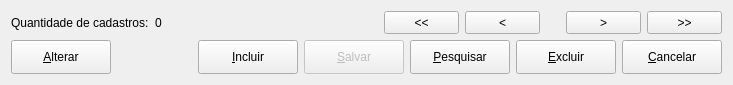
<?xml version="1.0" encoding="UTF-8"?>
<ui version="4.0">
 <class>Form</class>
 <widget class="QWidget" name="Form">
  <property name="geometry">
   <rect>
    <x>0</x>
    <y>0</y>
    <width>733</width>
    <height>85</height>
   </rect>
  </property>
  <property name="windowTitle">
   <string>Form</string>
  </property>
  <layout class="QVBoxLayout" name="verticalLayout_2">
   <item>
    <layout class="QVBoxLayout" name="verticalLayout">
     <item>
      <layout class="QHBoxLayout" name="horizontalLayout_7">
       <item>
        <layout class="QHBoxLayout" name="horizontalLayout_5">
         <item>
          <widget class="QLabel" name="label_3">
           <property name="text">
            <string>Quantidade de cadastros:</string>
           </property>
          </widget>
         </item>
         <item>
          <widget class="QLabel" name="lbl_total">
           <property name="text">
            <string>0</string>
           </property>
          </widget>
         </item>
        </layout>
       </item>
       <item>
        <spacer name="horizontalSpacer_4">
         <property name="orientation">
          <enum>Qt::Horizontal</enum>
         </property>
         <property name="sizeHint" stdset="0">
          <size>
           <width>178</width>
           <height>20</height>
          </size>
         </property>
        </spacer>
       </item>
       <item>
        <layout class="QHBoxLayout" name="horizontalLayout_8">
         <item>
          <widget class="QPushButton" name="bnt_back_full">
           <property name="minimumSize">
            <size>
             <width>75</width>
             <height>23</height>
            </size>
           </property>
           <property name="maximumSize">
            <size>
             <width>75</width>
             <height>23</height>
            </size>
           </property>
           <property name="toolTip">
            <string>&lt;html&gt;&lt;head/&gt;&lt;body&gt;&lt;p&gt;Ir para o primeiro...&lt;/p&gt;&lt;/body&gt;&lt;/html&gt;</string>
           </property>
           <property name="text">
            <string>&lt;&lt;</string>
           </property>
           <property name="autoDefault">
            <bool>false</bool>
           </property>
          </widget>
         </item>
         <item>
          <widget class="QPushButton" name="bnt_back">
           <property name="minimumSize">
            <size>
             <width>75</width>
             <height>23</height>
            </size>
           </property>
           <property name="maximumSize">
            <size>
             <width>75</width>
             <height>23</height>
            </size>
           </property>
           <property name="toolTip">
            <string>&lt;html&gt;&lt;head/&gt;&lt;body&gt;&lt;p&gt;Voltar...&lt;/p&gt;&lt;/body&gt;&lt;/html&gt;</string>
           </property>
           <property name="text">
            <string>&lt;</string>
           </property>
           <property name="autoDefault">
            <bool>false</bool>
           </property>
          </widget>
         </item>
         <item>
          <spacer name="horizontalSpacer_5">
           <property name="orientation">
            <enum>Qt::Horizontal</enum>
           </property>
           <property name="sizeType">
            <enum>QSizePolicy::Minimum</enum>
           </property>
           <property name="sizeHint" stdset="0">
            <size>
             <width>20</width>
             <height>20</height>
            </size>
           </property>
          </spacer>
         </item>
         <item>
          <widget class="QPushButton" name="bnt_next">
           <property name="minimumSize">
            <size>
             <width>75</width>
             <height>23</height>
            </size>
           </property>
           <property name="maximumSize">
            <size>
             <width>75</width>
             <height>23</height>
            </size>
           </property>
           <property name="toolTip">
            <string>&lt;html&gt;&lt;head/&gt;&lt;body&gt;&lt;p&gt;Próximo...&lt;/p&gt;&lt;/body&gt;&lt;/html&gt;</string>
           </property>
           <property name="text">
            <string>&gt;</string>
           </property>
           <property name="autoDefault">
            <bool>false</bool>
           </property>
          </widget>
         </item>
         <item>
          <widget class="QPushButton" name="bnt_next_full">
           <property name="minimumSize">
            <size>
             <width>75</width>
             <height>23</height>
            </size>
           </property>
           <property name="maximumSize">
            <size>
             <width>75</width>
             <height>23</height>
            </size>
           </property>
           <property name="toolTip">
            <string>&lt;html&gt;&lt;head/&gt;&lt;body&gt;&lt;p&gt;&lt;span style=&quot; font-weight:600;&quot;&gt;Ir para o fim.&lt;/span&gt;&lt;/p&gt;&lt;/body&gt;&lt;/html&gt;</string>
           </property>
           <property name="text">
            <string>&gt;&gt;</string>
           </property>
           <property name="autoDefault">
            <bool>false</bool>
           </property>
          </widget>
         </item>
        </layout>
       </item>
      </layout>
     </item>
     <item>
      <layout class="QHBoxLayout" name="horizontalLayout_2">
       <property name="spacing">
        <number>6</number>
       </property>
       <property name="sizeConstraint">
        <enum>QLayout::SetDefaultConstraint</enum>
       </property>
       <property name="leftMargin">
        <number>0</number>
       </property>
       <item>
        <widget class="QPushButton" name="bnt_alterar">
         <property name="minimumSize">
          <size>
           <width>100</width>
           <height>30</height>
          </size>
         </property>
         <property name="maximumSize">
          <size>
           <width>131</width>
           <height>41</height>
          </size>
         </property>
         <property name="text">
          <string>&amp;Alterar</string>
         </property>
         <property name="icon">
          <iconset resource="../../My-Finance-QtDesigner/src/resources/icons.qrc">
           <normaloff>:/icons/pencil.png</normaloff>:/icons/pencil.png</iconset>
         </property>
         <property name="iconSize">
          <size>
           <width>25</width>
           <height>25</height>
          </size>
         </property>
        </widget>
       </item>
       <item>
        <spacer name="horizontalSpacer_6">
         <property name="orientation">
          <enum>Qt::Horizontal</enum>
         </property>
         <property name="sizeHint" stdset="0">
          <size>
           <width>58</width>
           <height>20</height>
          </size>
         </property>
        </spacer>
       </item>
       <item>
        <widget class="QPushButton" name="bnt_adicionar">
         <property name="enabled">
          <bool>true</bool>
         </property>
         <property name="minimumSize">
          <size>
           <width>100</width>
           <height>30</height>
          </size>
         </property>
         <property name="maximumSize">
          <size>
           <width>131</width>
           <height>41</height>
          </size>
         </property>
         <property name="text">
          <string>&amp;Incluir</string>
         </property>
         <property name="icon">
          <iconset resource="../../My-Finance-QtDesigner/src/resources/icons.qrc">
           <normaloff>:/icons/adicionar.png</normaloff>:/icons/adicionar.png</iconset>
         </property>
         <property name="iconSize">
          <size>
           <width>25</width>
           <height>25</height>
          </size>
         </property>
         <property name="shortcut">
          <string>Alt+I</string>
         </property>
        </widget>
       </item>
       <item>
        <widget class="QPushButton" name="bnt_salvar">
         <property name="enabled">
          <bool>false</bool>
         </property>
         <property name="minimumSize">
          <size>
           <width>100</width>
           <height>0</height>
          </size>
         </property>
         <property name="maximumSize">
          <size>
           <width>100</width>
           <height>36</height>
          </size>
         </property>
         <property name="text">
          <string>&amp;Salvar</string>
         </property>
         <property name="icon">
          <iconset resource="../../My-Finance-QtDesigner/src/resources/icons.qrc">
           <normaloff>:/icons/save.png</normaloff>:/icons/save.png</iconset>
         </property>
         <property name="iconSize">
          <size>
           <width>20</width>
           <height>20</height>
          </size>
         </property>
         <property name="shortcut">
          <string/>
         </property>
        </widget>
       </item>
       <item>
        <widget class="QPushButton" name="bnt_search">
         <property name="minimumSize">
          <size>
           <width>100</width>
           <height>29</height>
          </size>
         </property>
         <property name="maximumSize">
          <size>
           <width>100</width>
           <height>41</height>
          </size>
         </property>
         <property name="text">
          <string>&amp;Pesquisar</string>
         </property>
         <property name="icon">
          <iconset resource="../../My-Finance-QtDesigner/src/resources/icons.qrc">
           <normaloff>:/icons/search.png</normaloff>:/icons/search.png</iconset>
         </property>
         <property name="iconSize">
          <size>
           <width>17</width>
           <height>17</height>
          </size>
         </property>
         <property name="shortcut">
          <string>Alt+P</string>
         </property>
         <property name="checkable">
          <bool>false</bool>
         </property>
         <property name="checked">
          <bool>false</bool>
         </property>
         <property name="autoRepeat">
          <bool>false</bool>
         </property>
        </widget>
       </item>
       <item>
        <widget class="QPushButton" name="bnt_excluir">
         <property name="minimumSize">
          <size>
           <width>100</width>
           <height>20</height>
          </size>
         </property>
         <property name="maximumSize">
          <size>
           <width>131</width>
           <height>41</height>
          </size>
         </property>
         <property name="text">
          <string>&amp;Excluir</string>
         </property>
         <property name="icon">
          <iconset resource="../../My-Finance-QtDesigner/src/resources/icons.qrc">
           <normaloff>:/icons/excluir.png</normaloff>:/icons/excluir.png</iconset>
         </property>
         <property name="iconSize">
          <size>
           <width>25</width>
           <height>25</height>
          </size>
         </property>
         <property name="shortcut">
          <string>Alt+E</string>
         </property>
         <property name="checkable">
          <bool>false</bool>
         </property>
         <property name="checked">
          <bool>false</bool>
         </property>
         <property name="autoRepeat">
          <bool>false</bool>
         </property>
        </widget>
       </item>
       <item>
        <widget class="QPushButton" name="bnt_cancelar">
         <property name="minimumSize">
          <size>
           <width>100</width>
           <height>30</height>
          </size>
         </property>
         <property name="maximumSize">
          <size>
           <width>131</width>
           <height>41</height>
          </size>
         </property>
         <property name="text">
          <string>&amp;Cancelar</string>
         </property>
         <property name="icon">
          <iconset resource="../../My-Finance-QtDesigner/src/resources/icons.qrc">
           <normaloff>:/icons/error.png</normaloff>:/icons/error.png</iconset>
         </property>
         <property name="iconSize">
          <size>
           <width>25</width>
           <height>25</height>
          </size>
         </property>
         <property name="shortcut">
          <string>Alt+C</string>
         </property>
         <property name="checkable">
          <bool>false</bool>
         </property>
         <property name="checked">
          <bool>false</bool>
         </property>
         <property name="autoRepeat">
          <bool>false</bool>
         </property>
        </widget>
       </item>
      </layout>
     </item>
    </layout>
   </item>
  </layout>
 </widget>
 <resources>
  <include location="../../My-Finance-QtDesigner/src/resources/icons.qrc"/>
 </resources>
 <connections/>
</ui>
